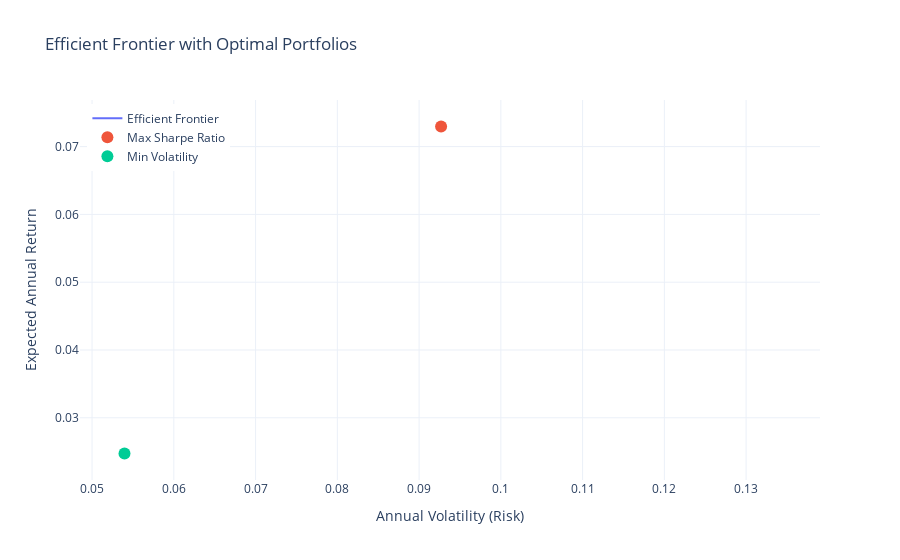

This figure's notebook cell:
### Markdown cell above
### ## Trend Analysis

[cite_start]The **Mean Forecast** (the solid orange line) indicates the model's best estimate for the price trend over the next six months. [cite: 193] The forecast shows an initial modest upward movement, which then stabilizes and flattens out. [cite_start]This suggests that based on the historical data, the model does not predict a continuation of extreme growth but rather a period of consolidation for TSLA's stock price in the near future. [cite: 194]

---
### ## Volatility and Risk

[cite_start]The **95% Confidence Interval** (the shaded area) is the most critical feature for analyzing risk. [cite: 190, 196]

* [cite_start]**Increasing Uncertainty:** The most noticeable characteristic is that the confidence interval band starts relatively narrow and becomes **progressively wider** over the 6-month forecast horizon. [cite: 197]
* **Forecast Reliability:** This widening visually demonstrates the **increasing uncertainty** of the forecast over time. [cite_start]It implies that the reliability and certainty of the model's predictions are much higher for the immediate short-term (e.g., the next few weeks) and significantly lower for long-term predictions (e.g., six months from now). [cite: 198] This is a fundamental concept in financial forecasting: the further into the future you predict, the less certain the outcome.

---
### ## Market Opportunities and Risks

* [cite_start]**Opportunities:** The gentle upward slope of the mean forecast suggests a potential for modest price increases, which could be seen as a market opportunity for capital appreciation. [cite: 200]
* **Risks:** The primary risk is highlighted by the very wide confidence interval. This indicates that high volatility is expected to continue. Even though the average forecast is stable, the wide band shows there is a statistically significant chance that the price could either rise to the upper bound or fall to the lower bound. [cite_start]This high level of uncertainty is a major risk factor that must be considered. [cite: 200]

### Code cell
from src import portfolio_optimizer as po

# Cell 2: Load Prerequisites
# This assumes 'data' (full historical DataFrame) and 'future_forecast_df' are already loaded.
prices = data[['TSLA.Adj Close', 'SPY.Adj Close', 'BND.Adj Close']]
prices.columns = ['TSLA', 'SPY', 'BND']

# Cell 3: Prepare Inputs for Optimization
# This function will now print the mu and S matrices
mu, S = po.prepare_optimization_inputs(prices, future_forecast_df)

# Cell 4: Find and Display Optimal Portfolios
# This function will print the weights and performance for both portfolios
perf_sharpe, weights_sharpe, perf_min_vol, weights_min_vol = po.find_optimal_portfolios(mu, S)
# --- Calculate the Covariance Matrix (S) ---


print("--- Inputs for Optimization ---")
print("Expected Annual Returns (mu):")
print(mu)
print("\nCovariance Matrix (S):")
print(S)
# Cell 5: Visualize the Efficient Frontier
# This function will generate the interactive plot
po.plot_efficient_frontier(mu, S, perf_sharpe, perf_min_vol)

### Figure 1 — Plotly figure (JSON) as saved in the notebook; plotly's stock layout.template omitted (floating-point values rounded to 4 significant figures)
{"data": [{"mode": "lines", "name": "Efficient Frontier", "type": "scatter", "x": [0.05397, 0.05483, 0.05569, 0.05655, 0.0574, 0.05826, 0.05912, 0.05998, 0.06084, 0.0617, 0.06256, 0.06342, 0.06428, 0.06514, 0.066, 0.06686, 0.06772, 0.06858, 0.06943, 0.07029, 0.07115, 0.07201, 0.07287, 0.07373, 0.07459, 0.07545, 0.07631, 0.07717, 0.07803, 0.07889, 0.07975, 0.08061, 0.08146, 0.08232, 0.08318, 0.08404, 0.0849, 0.08576, 0.08662, 0.08748, 0.08834, 0.0892, 0.09006, 0.09092, 0.09178, 0.09264, 0.09349, 0.09435, 0.09521, 0.09607, 0.09693, 0.09779, 0.09865, 0.09951, 0.1004, 0.1012, 0.1021, 0.1029, 0.1038, 0.1047, 0.1055, 0.1064, 0.1072, 0.1081, 0.109, 0.1098, 0.1107, 0.1115, 0.1124, 0.1133, 0.1141, 0.115, 0.1158, 0.1167, 0.1176, 0.1184, 0.1193, 0.1201, 0.121, 0.1219, 0.1227, 0.1236, 0.1244, 0.1253, 0.1261, 0.127, 0.1279, 0.1287, 0.1296, 0.1304, 0.1313, 0.1322, 0.133, 0.1339, 0.1347, 0.1356, 0.1365, 0.1373, 0.1382, 0.139], "y": [{"BND": 0.9451, "SPY": 0.05489, "TSLA": 7.464e-12}, {"BND": 0.8927, "SPY": 0.1073, "TSLA": 3.837e-08}, {"BND": 0.8706, "SPY": 0.1294, "TSLA": 1.636e-08}, {"BND": 0.8535, "SPY": 0.1465, "TSLA": 4.111e-08}, {"BND": 0.839, "SPY": 0.161, "TSLA": 1.157e-08}, {"BND": 0.826, "SPY": 0.174, "TSLA": 3.774e-08}, {"BND": 0.8141, "SPY": 0.1859, "TSLA": 4.797e-09}, {"BND": 0.8031, "SPY": 0.1969, "TSLA": 5.814e-09}, {"BND": 0.7927, "SPY": 0.2073, "TSLA": 1.923e-08}, {"BND": 0.7829, "SPY": 0.2171, "TSLA": 3.366e-08}, {"BND": 0.7734, "SPY": 0.2266, "TSLA": 2.145e-08}, {"BND": 0.7644, "SPY": 0.2356, "TSLA": 1.075e-07}, {"BND": 0.7557, "SPY": 0.2443, "TSLA": 5.22e-08}, {"BND": 0.7472, "SPY": 0.2528, "TSLA": 1.029e-09}, {"BND": 0.739, "SPY": 0.261, "TSLA": 1.153e-09}, {"BND": 0.731, "SPY": 0.269, "TSLA": 6.093e-10}, {"BND": 0.7232, "SPY": 0.2768, "TSLA": 2.857e-08}, {"BND": 0.7156, "SPY": 0.2844, "TSLA": 5.511e-08}, {"BND": 0.7081, "SPY": 0.2919, "TSLA": 3.398e-08}, {"BND": 0.7008, "SPY": 0.2992, "TSLA": 9.555e-08}, {"BND": 0.6935, "SPY": 0.3065, "TSLA": 3.047e-08}, {"BND": 0.6864, "SPY": 0.3136, "TSLA": 8.178e-08}, {"BND": 0.6795, "SPY": 0.3205, "TSLA": 1.207e-08}, {"BND": 0.6726, "SPY": 0.3274, "TSLA": 7.249e-08}, {"BND": 0.6658, "SPY": 0.3342, "TSLA": 8.221e-09}, {"BND": 0.6591, "SPY": 0.3409, "TSLA": 1.374e-08}, {"BND": 0.6524, "SPY": 0.3476, "TSLA": 1.36e-08}, {"BND": 0.6459, "SPY": 0.3541, "TSLA": 8.375e-09}, {"BND": 0.6394, "SPY": 0.3606, "TSLA": 3.859e-09}, {"BND": 0.633, "SPY": 0.367, "TSLA": 1.493e-09}, {"BND": 0.6266, "SPY": 0.3734, "TSLA": 2.561e-08}, {"BND": 0.6203, "SPY": 0.3797, "TSLA": 8.496e-09}, {"BND": 0.614, "SPY": 0.386, "TSLA": 6.899e-09}, {"BND": 0.6078, "SPY": 0.3922, "TSLA": 1.002e-08}, {"BND": 0.6017, "SPY": 0.3983, "TSLA": 6.66e-09}, {"BND": 0.5956, "SPY": 0.4044, "TSLA": 1.3e-08}, {"BND": 0.5895, "SPY": 0.4105, "TSLA": 3.472e-09}, {"BND": 0.5835, "SPY": 0.4165, "TSLA": 1.418e-08}, {"BND": 0.5775, "SPY": 0.4225, "TSLA": 2.801e-09}, {"BND": 0.5716, "SPY": 0.4284, "TSLA": 9.73e-08}, {"BND": 0.5657, "SPY": 0.4343, "TSLA": 9.722e-08}, {"BND": 0.5598, "SPY": 0.4402, "TSLA": 1.419e-07}, {"BND": 0.554, "SPY": 0.446, "TSLA": 7.262e-09}, {"BND": 0.5482, "SPY": 0.4518, "TSLA": 1.937e-08}, {"BND": 0.5424, "SPY": 0.4576, "TSLA": 4.25e-10}, {"BND": 0.5366, "SPY": 0.4634, "TSLA": 5.806e-09}, {"BND": 0.5309, "SPY": 0.4691, "TSLA": 3.432e-09}, {"BND": 0.5252, "SPY": 0.4748, "TSLA": 2.376e-09}, {"BND": 0.5196, "SPY": 0.4804, "TSLA": 1.538e-09}, {"BND": 0.5139, "SPY": 0.4861, "TSLA": 1.504e-07}, {"BND": 0.5083, "SPY": 0.4917, "TSLA": 2.928e-08}, {"BND": 0.5027, "SPY": 0.4973, "TSLA": 2.582e-08}, {"BND": 0.4971, "SPY": 0.5029, "TSLA": 8.252e-08}, {"BND": 0.4915, "SPY": 0.5085, "TSLA": 4.098e-08}, {"BND": 0.486, "SPY": 0.514, "TSLA": 2.027e-07}, {"BND": 0.4805, "SPY": 0.5195, "TSLA": 2.443e-07}, {"BND": 0.475, "SPY": 0.525, "TSLA": 1.528e-07}, {"BND": 0.4695, "SPY": 0.5305, "TSLA": 7.263e-08}, {"BND": 0.464, "SPY": 0.536, "TSLA": 1.27e-07}, {"BND": 0.4586, "SPY": 0.5414, "TSLA": 1.934e-07}, {"BND": 0.4532, "SPY": 0.5468, "TSLA": 2.645e-07}, {"BND": 0.4477, "SPY": 0.5523, "TSLA": 6.253e-08}, {"BND": 0.4423, "SPY": 0.5577, "TSLA": 7.362e-08}, {"BND": 0.4369, "SPY": 0.5631, "TSLA": 8.243e-08}, {"BND": 0.4316, "SPY": 0.5684, "TSLA": 8.835e-08}, {"BND": 0.4262, "SPY": 0.5738, "TSLA": 9.12e-08}, {"BND": 0.4209, "SPY": 0.5791, "TSLA": 9.123e-08}, {"BND": 0.4155, "SPY": 0.5845, "TSLA": 8.894e-08}, {"BND": 0.4102, "SPY": 0.5898, "TSLA": 8.32e-08}, {"BND": 0.4049, "SPY": 0.5951, "TSLA": 7.709e-08}, {"BND": 0.3996, "SPY": 0.6004, "TSLA": 7.117e-08}, {"BND": 0.3943, "SPY": 0.6057, "TSLA": 6.578e-08}, {"BND": 0.3891, "SPY": 0.6109, "TSLA": 3.63e-07}, {"BND": 0.3838, "SPY": 0.6162, "TSLA": 3.445e-07}, {"BND": 0.3785, "SPY": 0.6215, "TSLA": 3.297e-07}, {"BND": 0.3733, "SPY": 0.6267, "TSLA": 3.187e-07}, {"BND": 0.3681, "SPY": 0.6319, "TSLA": 3.112e-07}, {"BND": 0.3628, "SPY": 0.6372, "TSLA": 3.068e-07}, {"BND": 0.3576, "SPY": 0.6424, "TSLA": 3.053e-07}, {"BND": 0.3524, "SPY": 0.6476, "TSLA": 3.061e-07}, {"BND": 0.3472, "SPY": 0.6528, "TSLA": 3.089e-07}, {"BND": 0.342, "SPY": 0.658, "TSLA": 3.131e-07}, {"BND": 0.3369, "SPY": 0.6631, "TSLA": 3.183e-07}, {"BND": 0.3317, "SPY": 0.6683, "TSLA": 3.239e-07}, {"BND": 0.3265, "SPY": 0.6735, "TSLA": 3.294e-07}, {"BND": 0.3214, "SPY": 0.6786, "TSLA": 3.341e-07}, {"BND": 0.3162, "SPY": 0.6838, "TSLA": 3.375e-07}, {"BND": 0.3111, "SPY": 0.6889, "TSLA": 3.561e-07}, {"BND": 0.306, "SPY": 0.694, "TSLA": 4.594e-07}, {"BND": 0.3008, "SPY": 0.6992, "TSLA": 4.624e-07}, {"BND": 0.2957, "SPY": 0.7043, "TSLA": 3.685e-07}, {"BND": 0.2906, "SPY": 0.7094, "TSLA": 2.209e-07}, {"BND": 0.2855, "SPY": 0.7145, "TSLA": 3.179e-07}, {"BND": 0.2804, "SPY": 0.7196, "TSLA": 5.699e-07}, {"BND": 0.2753, "SPY": 0.7247, "TSLA": 2.38e-07}, {"BND": 0.2702, "SPY": 0.7298, "TSLA": 2.163e-08}, {"BND": 0.2652, "SPY": 0.7348, "TSLA": 1.084e-08}, {"BND": 0.2601, "SPY": 0.7399, "TSLA": 1.432e-07}, {"BND": 0.255, "SPY": 0.745, "TSLA": 1.153e-06}, {"BND": 0.25, "SPY": 0.75, "TSLA": 3.92e-07}]}, {"marker": {"size": 12}, "mode": "markers", "name": "Max Sharpe Ratio", "type": "scatter", "x": [0.09269], "y": [0.07296]}, {"marker": {"size": 12}, "mode": "markers", "name": "Min Volatility", "type": "scatter", "x": [0.05397], "y": [0.02473]}], "layout": {"legend": {"x": 0.01, "y": 0.99}, "title": {"text": "Efficient Frontier with Optimal Portfolios"}, "xaxis": {"title": {"text": "Annual Volatility (Risk)"}}, "yaxis": {"title": {"text": "Expected Annual Return"}}}}
